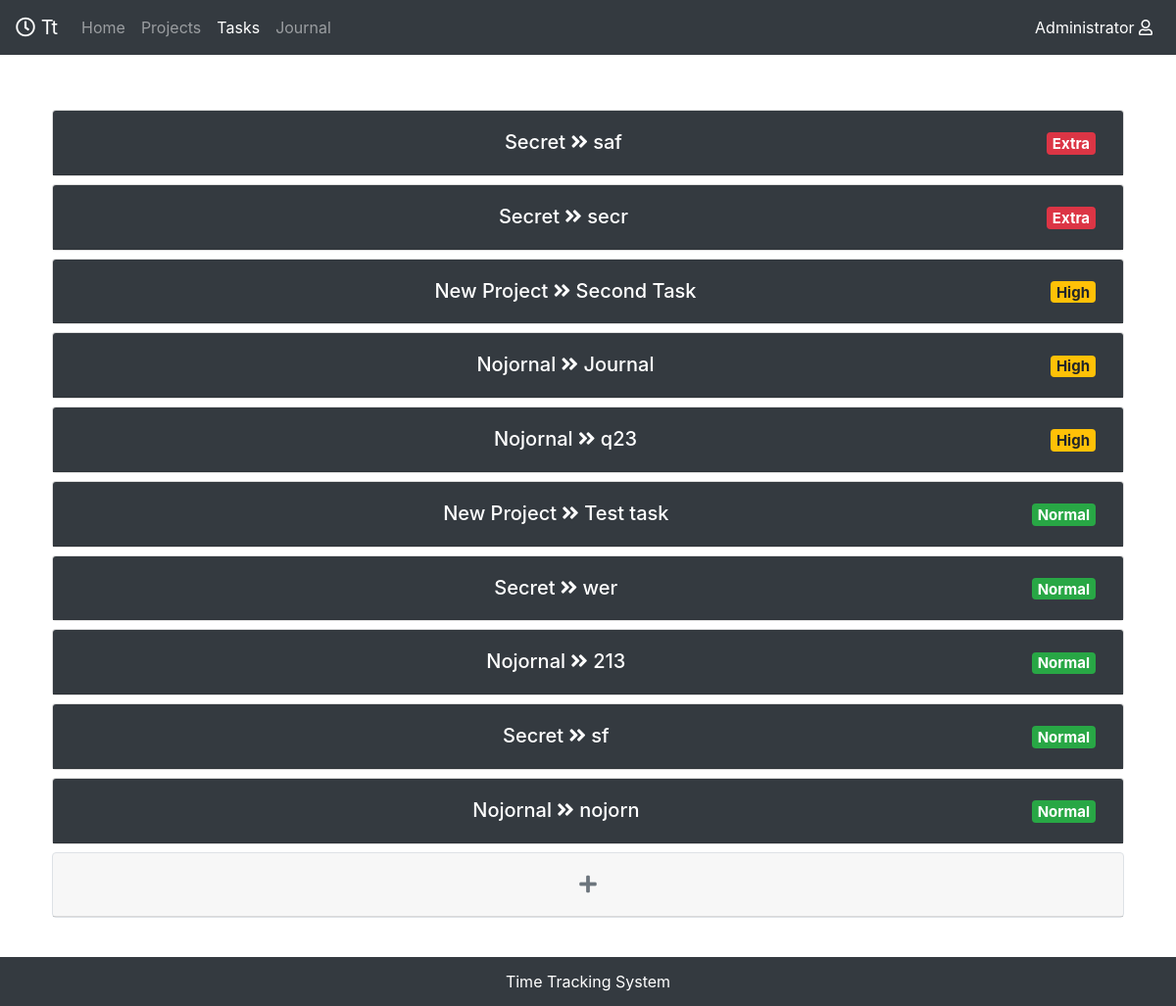
/mytasks/ (signed in), run on an earlier commit of the app's database.
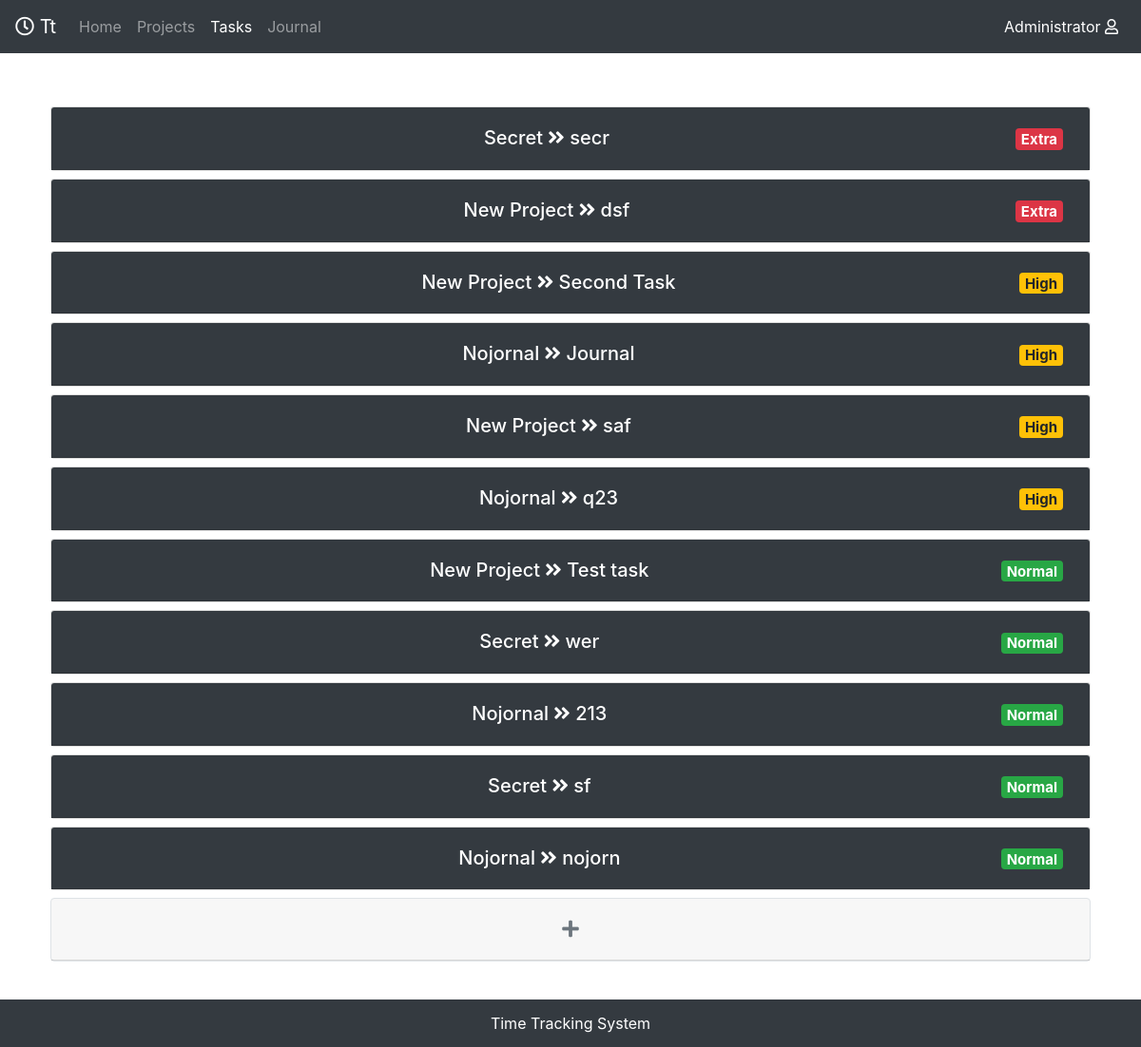
And on a later commit of the database.
### mainApp/models.py (models this page shows)
class Task(models.Model):
    topic = models.CharField(max_length=50, blank=False)
    description = models.TextField(blank=False, max_length=400)
    start_date = models.DateField(blank=False )
    end_date = models.DateField(blank=False)
    task_type = models.CharField(max_length=50, blank=False, choices=(('Bug', 'Bug'), ('Feature', 'Feature')) )
    priority = models.CharField(max_length=50,choices=(("Normal", "Normal"),("High", "High"),("Extra", "Extra")))
    estimated_time = models.FloatField(verbose_name="Estimated time in hours", blank=False)
    implementers = models.ManyToManyField(Profile, related_name="implementers")
    creator = models.ForeignKey(Profile, editable=False, null=True, on_delete=models.CASCADE)
    project = models.ForeignKey(Project, related_name="project", on_delete=models.CASCADE)
    def __str__(self):
        return self.topic

class Project(models.Model):
    name = models.CharField(max_length=50, blank=False)
    short_description = models.CharField(max_length=100, blank=False, null=True)
    full_description = tn_models.HTMLField(blank=False)
    developers = models.ManyToManyField(Profile,  related_name="Developers")
    author = models.ForeignKey(Profile, related_name="Author", editable=False, on_delete=models.PROTECT)
    def __str__(self):
        return self.name

### mainApp/views.py (the view, shortened to what this page needs)
# urls.py: path('mytasks/', views.mytasks, name = "mytasks"),
@login_required(login_url="/log_in")
def mytasks(request):
        user = User.objects.get(username=request.user.username)
        title = "My tasks"
        if request.user.is_staff:
            task = Task.objects.filter().order_by('priority')
            print("staff")
        else:
            task = Task.objects.filter(implementers=user.profile, project__developers=user.profile).order_by('priority')
        addform = TaskAddForm()
        return render(request, "mytasks/mytasks.html", {"User": user, "title" : title, "task" : task, 'addform' : addform})

### accounts_manager/models.py (called while the page is built)
    def __str__(self):
        return self.Custom_User.username

### mainApp/templates/mytasks/mytasks.html (shortened to what this page needs)
{% extends "home/wrapper.html" %}
{% block content %}
<div  class="container pt-4 pb-4">
	{% for i in task %}
	<div class="card m-2">
		<div class="card-header bg-dark " id="taskelement" data-toggle="collapse" data-target="#collapse{{i.id}}"
		 aria-expanded="true" aria-controls="collapse{{i.id}}">
			<div class=" text-center text-white h5 m-2  d-flex  ">
				<div class="text-center w-100">
					{{i.project}} <i class="fas fa-angle-double-right"></i> {{i}}
				</div>
				<div>
					<span class="badge {% if i.priority == 'High' %}badge-warning
								{% elif i.priority == 'Normal' %}  badge-success
								{% elif i.priority == 'Extra' %} badge-danger
							{% endif %}">{{i.priority}}
					</span>
				</div>
			</div>
		</div>
	</div>
	{% endfor %}
	{% if user.is_staff %}
	<a data-toggle="modal" data-target="#addtask">
		<div class="card m-2  addtask border">
			<div class="card-header   addproject  ">
				<div class=" text-center  text-muted h5 m-2   ">
					<div class="text-center add_project_text w-100">
						<i class="fas fa-plus"></i>
					</div>
				</div>
			</div>
		</div>
	</a>
	{% endif %}
</div>
{% load static %}
{% endblock %}

What changed in the data, as far as the page shows it:
added Task: project "New Project", topic "dsf", priority "Extra"
changed Task "saf": project "Secret" → "New Project"; priority "Extra" → "High"; moves down the list
